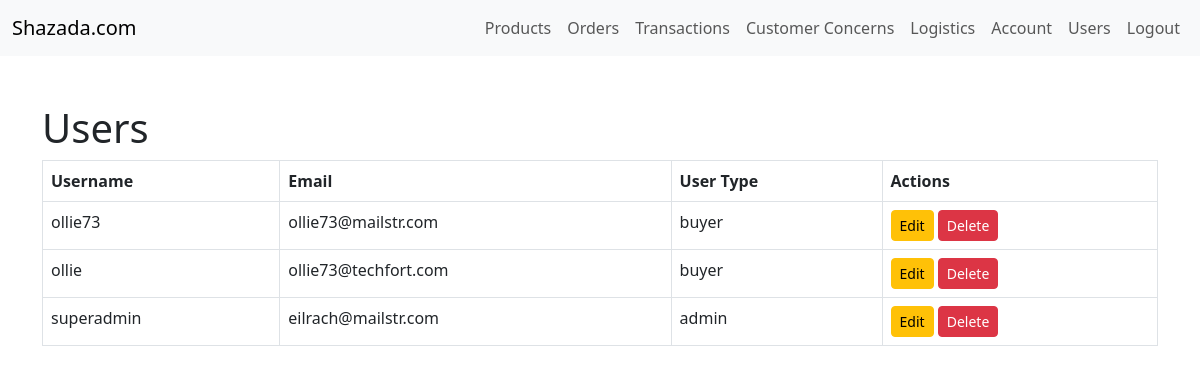
The page /admin/users.php (signed in) on the database its author committed.
### tables this page shows
CREATE TABLE `users` (
  `user_id` int(11) NOT NULL,
  `username` varchar(50) NOT NULL,
  `password` varchar(32) NOT NULL,
  `email` varchar(100) NOT NULL,
  `user_type` enum('admin','buyer') NOT NULL,
  `verification_key` varchar(50) DEFAULT NULL,
  `created_at` timestamp NOT NULL DEFAULT current_timestamp()
);

### admin/users.php (the view, shortened to what this page needs)
<?php
include '../includes/db.php';
$stmt = $conn->query("SELECT * FROM users ORDER BY created_at DESC");
$users = $stmt->fetchAll();
?>
<!DOCTYPE html>
<html lang="en">
<head>
    <link href="https://cdn.jsdelivr.net/npm/bootstrap@5.3.0/dist/css/bootstrap.min.css" rel="stylesheet">
</head>
<body>
    <nav class="navbar navbar-expand-lg navbar-light bg-light">
        <div class="container-fluid">
            <a class="navbar-brand" href="dashboard.php">Shazada.com</a>
            <div class="collapse navbar-collapse" id="navbarNav">
                <ul class="navbar-nav ms-auto">
                    <li class="nav-item">
                        <a class="nav-link" href="products.php">Products</a>
                    </li>
                    <li class="nav-item">
                        <a class="nav-link" href="orders.php">Orders</a>
                    </li>
                    <li class="nav-item">
                        <a class="nav-link" href="transactions.php">Transactions</a>
                    </li>
                    <li class="nav-item">
                        <a class="nav-link" href="concerns.php">Customer Concerns</a>
                    </li>
                    <li class="nav-item">
                        <a class="nav-link" href="logistics.php">Logistics</a>
                    </li>
                    <li class="nav-item">
                        <a class="nav-link" href="account.php">Account</a>
                    </li>
                    <li class="nav-item">
                        <a class="nav-link" href="users.php">Users</a>
                    </li>
                    <li class="nav-item">
                        <a class="nav-link" href="../logout.php">Logout</a>
                    </li>
                </ul>
            </div>
        </div>
    </nav>
    <div class="container mt-5">
        <h1>Users</h1>
        <table class="table table-bordered">
            <thead>
                <tr>
                    <th>Username</th>
                    <th>Email</th>
                    <th>User Type</th>
                    <th>Actions</th>
                </tr>
            </thead>
            <tbody>
                <?php foreach ($users as $user): ?>
                    <tr>
                        <td><?php echo htmlspecialchars($user['username']); ?></td>
                        <td><?php echo htmlspecialchars($user['email']); ?></td>
                        <td><?php echo htmlspecialchars($user['user_type']); ?></td>
                        <td>
                            <a href="edit_user.php?id=<?php echo $user['user_id']; ?>" class="btn btn-warning btn-sm">Edit</a>
                            <a href="users.php?delete=<?php echo $user['user_id']; ?>" class="btn btn-danger btn-sm" onclick="return confirm('Are you sure you want to delete this user?')">Delete</a>
                        </td>
                    </tr>
                <?php endforeach; ?>
            </tbody>
        </table>
    </div>
</body>
</html>

### rows shown on the page
users: username "ollie73", email "ollie73@mailstr.com", user_type "buyer"
users: username "ollie", email "ollie73@techfort.com", user_type "buyer"
users: username "superadmin", email "eilrach@mailstr.com", user_type "admin"
